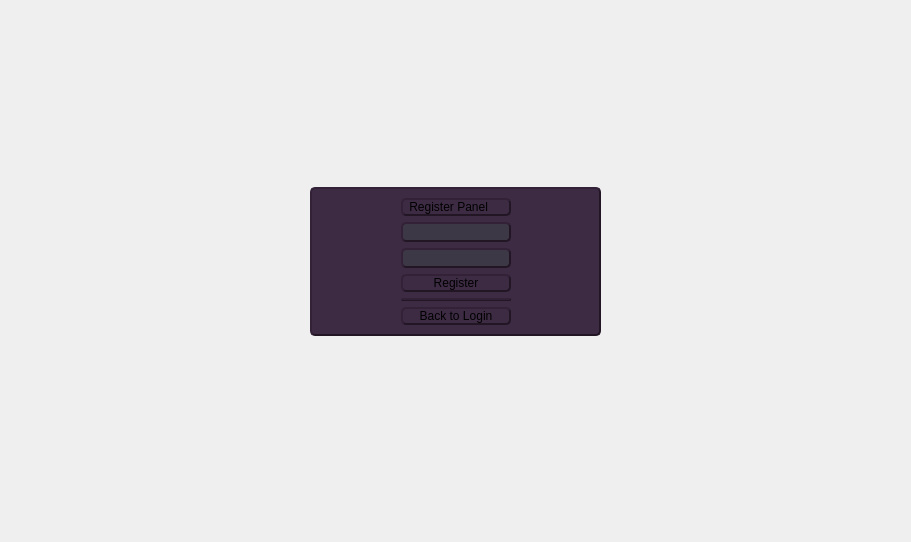
<?xml version="1.0" encoding="UTF-8"?>
<ui version="4.0">
 <class>MainWindow</class>
 <widget class="QMainWindow" name="MainWindow">
  <property name="geometry">
   <rect>
    <x>0</x>
    <y>0</y>
    <width>911</width>
    <height>542</height>
   </rect>
  </property>
  <property name="windowTitle">
   <string>MainWindow</string>
  </property>
  <property name="windowIcon">
   <iconset resource="My_Resources.qrc">
    <normaloff>:/icons/cloud.ico</normaloff>:/icons/cloud.ico</iconset>
  </property>
  <widget class="QWidget" name="centralwidget">
   <property name="sizePolicy">
    <sizepolicy hsizetype="Preferred" vsizetype="Preferred">
     <horstretch>0</horstretch>
     <verstretch>0</verstretch>
    </sizepolicy>
   </property>
   <layout class="QGridLayout" name="gridLayout" columnstretch="0,0,0">
    <property name="sizeConstraint">
     <enum>QLayout::SetMinAndMaxSize</enum>
    </property>
    <item row="2" column="0">
     <spacer name="horizontalSpacer_2">
      <property name="orientation">
       <enum>Qt::Horizontal</enum>
      </property>
      <property name="sizeHint" stdset="0">
       <size>
        <width>40</width>
        <height>20</height>
       </size>
      </property>
     </spacer>
    </item>
    <item row="2" column="1">
     <spacer name="horizontalSpacer_3">
      <property name="orientation">
       <enum>Qt::Horizontal</enum>
      </property>
      <property name="sizeHint" stdset="0">
       <size>
        <width>40</width>
        <height>20</height>
       </size>
      </property>
     </spacer>
    </item>
    <item row="0" column="0" colspan="3">
     <widget class="QStackedWidget" name="stackedWidget">
      <property name="sizePolicy">
       <sizepolicy hsizetype="Preferred" vsizetype="Preferred">
        <horstretch>0</horstretch>
        <verstretch>0</verstretch>
       </sizepolicy>
      </property>
      <property name="currentIndex">
       <number>3</number>
      </property>
      <widget class="QWidget" name="mainPage">
       <layout class="QHBoxLayout" name="horizontalLayout" stretch="0,0,1">
        <item>
         <layout class="QVBoxLayout" name="verticalLayout" stretch="0,0,0,0,0,0">
          <property name="sizeConstraint">
           <enum>QLayout::SetDefaultConstraint</enum>
          </property>
          <item>
           <widget class="QPushButton" name="downloadButton">
            <property name="cursor">
             <cursorShape>OpenHandCursor</cursorShape>
            </property>
            <property name="text">
             <string>Download File</string>
            </property>
           </widget>
          </item>
          <item>
           <widget class="QPushButton" name="deleteButton">
            <property name="cursor">
             <cursorShape>OpenHandCursor</cursorShape>
            </property>
            <property name="text">
             <string>Delete File</string>
            </property>
           </widget>
          </item>
          <item>
           <widget class="QPushButton" name="uploadButton">
            <property name="cursor">
             <cursorShape>OpenHandCursor</cursorShape>
            </property>
            <property name="text">
             <string>Upload File</string>
            </property>
           </widget>
          </item>
          <item>
           <widget class="QPushButton" name="undoButton">
            <property name="cursor">
             <cursorShape>OpenHandCursor</cursorShape>
            </property>
            <property name="text">
             <string>Undo Delete</string>
            </property>
           </widget>
          </item>
          <item>
           <widget class="QPushButton" name="reloadButton">
            <property name="cursor">
             <cursorShape>OpenHandCursor</cursorShape>
            </property>
            <property name="text">
             <string>Reload Storage</string>
            </property>
           </widget>
          </item>
          <item>
           <widget class="QPushButton" name="adminPanelButton">
            <property name="cursor">
             <cursorShape>OpenHandCursor</cursorShape>
            </property>
            <property name="text">
             <string>Admin Panel</string>
            </property>
           </widget>
          </item>
         </layout>
        </item>
        <item>
         <spacer name="horizontalSpacer_4">
          <property name="orientation">
           <enum>Qt::Horizontal</enum>
          </property>
          <property name="sizeHint" stdset="0">
           <size>
            <width>40</width>
            <height>20</height>
           </size>
          </property>
         </spacer>
        </item>
        <item>
         <layout class="QHBoxLayout" name="mainLayout" stretch="2,0,3,3,1">
          <property name="spacing">
           <number>10</number>
          </property>
          <property name="sizeConstraint">
           <enum>QLayout::SetDefaultConstraint</enum>
          </property>
          <item>
           <widget class="QTreeView" name="fileViewer">
            <property name="styleSheet">
             <string notr="true">font-size: 20px;
background-color: rgb(36, 31, 49);
border-radius: 5px;
border-style:outset;
border-width:2px;
border-color:rgb(34, 22, 37);</string>
            </property>
           </widget>
          </item>
          <item>
           <spacer name="horizontalSpacer">
            <property name="orientation">
             <enum>Qt::Horizontal</enum>
            </property>
            <property name="sizeHint" stdset="0">
             <size>
              <width>40</width>
              <height>20</height>
             </size>
            </property>
           </spacer>
          </item>
          <item>
           <widget class="QLabel" name="imagePreview">
            <property name="styleSheet">
             <string notr="true">width:200px;
height:100px;
background-color: rgb(36, 31, 49);
border-radius: 5px;
border-style:outset;
border-width:2px;
border-color:rgb(34, 22, 37);
</string>
            </property>
            <property name="text">
             <string/>
            </property>
           </widget>
          </item>
          <item>
           <widget class="QTextEdit" name="responseDisplay">
            <property name="styleSheet">
             <string notr="true">background-color: rgb(36, 31, 49);
border-radius: 5px;
border-style:outset;
border-width:2px;
border-color:rgb(34, 22, 37);
</string>
            </property>
           </widget>
          </item>
          <item>
           <widget class="QPushButton" name="updateTextFile">
            <property name="styleSheet">
             <string notr="true"/>
            </property>
            <property name="text">
             <string>Update</string>
            </property>
           </widget>
          </item>
         </layout>
        </item>
       </layout>
      </widget>
      <widget class="QWidget" name="loginPage">
       <layout class="QGridLayout" name="gridLayout_2" rowstretch="0,0,0,0,0,0,0,0,0,0,0,0,0,0" columnstretch="0,0,0,0" columnminimumwidth="0,1,1,0">
        <item row="11" column="3">
         <spacer name="horizontalSpacer_6">
          <property name="orientation">
           <enum>Qt::Horizontal</enum>
          </property>
          <property name="sizeHint" stdset="0">
           <size>
            <width>285</width>
            <height>20</height>
           </size>
          </property>
         </spacer>
        </item>
        <item row="11" column="0">
         <spacer name="horizontalSpacer_5">
          <property name="orientation">
           <enum>Qt::Horizontal</enum>
          </property>
          <property name="sizeHint" stdset="0">
           <size>
            <width>285</width>
            <height>20</height>
           </size>
          </property>
         </spacer>
        </item>
        <item row="0" column="2">
         <spacer name="verticalSpacer">
          <property name="orientation">
           <enum>Qt::Vertical</enum>
          </property>
          <property name="sizeHint" stdset="0">
           <size>
            <width>20</width>
            <height>40</height>
           </size>
          </property>
         </spacer>
        </item>
        <item row="12" column="2">
         <spacer name="verticalSpacer_2">
          <property name="orientation">
           <enum>Qt::Vertical</enum>
          </property>
          <property name="sizeHint" stdset="0">
           <size>
            <width>20</width>
            <height>40</height>
           </size>
          </property>
         </spacer>
        </item>
        <item row="11" column="2">
         <widget class="QFrame" name="loginFrame">
          <property name="styleSheet">
           <string notr="true">background-color:rgb(61, 43, 68);
border-radius: 5px;
border-style:outset;
border-width:2px;
border-color:rgb(34, 22, 37);</string>
          </property>
          <property name="frameShape">
           <enum>QFrame::StyledPanel</enum>
          </property>
          <property name="frameShadow">
           <enum>QFrame::Raised</enum>
          </property>
          <layout class="QGridLayout" name="gridLayout_4" columnstretch="0,0,0">
           <item row="5" column="1">
            <widget class="QLineEdit" name="passwordInput">
             <property name="styleSheet">
              <string notr="true">background-color:rgb(61, 56, 70)</string>
             </property>
            </widget>
           </item>
           <item row="8" column="1">
            <widget class="QPushButton" name="registerAccount">
             <property name="cursor">
              <cursorShape>OpenHandCursor</cursorShape>
             </property>
             <property name="text">
              <string>Register</string>
             </property>
            </widget>
           </item>
           <item row="7" column="1">
            <widget class="Line" name="line_3">
             <property name="orientation">
              <enum>Qt::Horizontal</enum>
             </property>
            </widget>
           </item>
           <item row="4" column="1">
            <widget class="QLineEdit" name="usernameInput">
             <property name="styleSheet">
              <string notr="true">background-color:rgb(61, 56, 70)</string>
             </property>
            </widget>
           </item>
           <item row="0" column="1">
            <widget class="QLabel" name="loginLabel">
             <property name="styleSheet">
              <string notr="true">font: 200 11pt &quot;Cascadia Code&quot;;</string>
             </property>
             <property name="text">
              <string>Log In Panel</string>
             </property>
            </widget>
           </item>
           <item row="6" column="1">
            <widget class="QPushButton" name="submitLogin">
             <property name="cursor">
              <cursorShape>OpenHandCursor</cursorShape>
             </property>
             <property name="text">
              <string>Log in</string>
             </property>
            </widget>
           </item>
           <item row="4" column="2">
            <spacer name="horizontalSpacer_9">
             <property name="orientation">
              <enum>Qt::Horizontal</enum>
             </property>
             <property name="sizeHint" stdset="0">
              <size>
               <width>40</width>
               <height>20</height>
              </size>
             </property>
            </spacer>
           </item>
           <item row="4" column="0">
            <spacer name="horizontalSpacer_8">
             <property name="orientation">
              <enum>Qt::Horizontal</enum>
             </property>
             <property name="sizeHint" stdset="0">
              <size>
               <width>40</width>
               <height>20</height>
              </size>
             </property>
            </spacer>
           </item>
          </layout>
         </widget>
        </item>
        <item row="1" column="2">
         <widget class="QFrame" name="frame_2">
          <property name="styleSheet">
           <string notr="true">background-color:rgb(61, 43, 68);
border-radius: 5px;
border-style:outset;
border-width:2px;
border-color:rgb(34, 22, 37);</string>
          </property>
          <property name="frameShape">
           <enum>QFrame::StyledPanel</enum>
          </property>
          <property name="frameShadow">
           <enum>QFrame::Raised</enum>
          </property>
          <layout class="QGridLayout" name="gridLayout_5">
           <item row="2" column="1">
            <widget class="QPushButton" name="validateButton">
             <property name="cursor">
              <cursorShape>OpenHandCursor</cursorShape>
             </property>
             <property name="text">
              <string>Validate Port</string>
             </property>
            </widget>
           </item>
           <item row="0" column="1">
            <widget class="QLabel" name="stateLabel">
             <property name="sizePolicy">
              <sizepolicy hsizetype="Preferred" vsizetype="Fixed">
               <horstretch>0</horstretch>
               <verstretch>0</verstretch>
              </sizepolicy>
             </property>
             <property name="styleSheet">
              <string notr="true">background-color:rgb(36, 31, 49);
border-style:outset;
border-width:2px;
border-color:rgb(34, 22, 37);
color:rgb(165, 29, 45);</string>
             </property>
             <property name="text">
              <string>Disconnected</string>
             </property>
            </widget>
           </item>
           <item row="1" column="1">
            <widget class="QLineEdit" name="portInput">
             <property name="styleSheet">
              <string notr="true">background-color:rgb(61, 56, 70)</string>
             </property>
            </widget>
           </item>
           <item row="1" column="0">
            <spacer name="horizontalSpacer_13">
             <property name="orientation">
              <enum>Qt::Horizontal</enum>
             </property>
             <property name="sizeHint" stdset="0">
              <size>
               <width>40</width>
               <height>20</height>
              </size>
             </property>
            </spacer>
           </item>
           <item row="1" column="2">
            <spacer name="horizontalSpacer_14">
             <property name="orientation">
              <enum>Qt::Horizontal</enum>
             </property>
             <property name="sizeHint" stdset="0">
              <size>
               <width>40</width>
               <height>20</height>
              </size>
             </property>
            </spacer>
           </item>
          </layout>
         </widget>
        </item>
       </layout>
      </widget>
      <widget class="QWidget" name="adminPage">
       <layout class="QHBoxLayout" name="horizontalLayout_2">
        <item>
         <layout class="QGridLayout" name="adminLayout" rowstretch="0" columnstretch="0,0">
          <item row="0" column="1">
           <widget class="QTableWidget" name="userCredentialsTable">
            <column>
             <property name="text">
              <string>ID</string>
             </property>
            </column>
            <column>
             <property name="text">
              <string>Username</string>
             </property>
            </column>
            <column>
             <property name="text">
              <string>Password</string>
             </property>
            </column>
            <column>
             <property name="text">
              <string>Admin Privileges</string>
             </property>
            </column>
           </widget>
          </item>
          <item row="0" column="0">
           <widget class="QPushButton" name="mainPanelButton">
            <property name="text">
             <string>Main Panel</string>
            </property>
           </widget>
          </item>
         </layout>
        </item>
       </layout>
      </widget>
      <widget class="QWidget" name="registerPage">
       <layout class="QGridLayout" name="gridLayout_3">
        <item row="0" column="1">
         <spacer name="verticalSpacer_3">
          <property name="orientation">
           <enum>Qt::Vertical</enum>
          </property>
          <property name="sizeHint" stdset="0">
           <size>
            <width>20</width>
            <height>40</height>
           </size>
          </property>
         </spacer>
        </item>
        <item row="1" column="1">
         <layout class="QGridLayout" name="registerLayout">
          <item row="0" column="0">
           <widget class="QFrame" name="frame">
            <property name="styleSheet">
             <string notr="true">background-color:rgb(61, 43, 68);
border-radius: 5px;
border-style:outset;
border-width:2px;
border-color:rgb(34, 22, 37);</string>
            </property>
            <property name="frameShape">
             <enum>QFrame::StyledPanel</enum>
            </property>
            <property name="frameShadow">
             <enum>QFrame::Raised</enum>
            </property>
            <layout class="QGridLayout" name="gridLayout_6" columnstretch="0,0,0">
             <item row="6" column="1">
              <widget class="QLineEdit" name="regPassword">
               <property name="styleSheet">
                <string notr="true">background-color:rgb(61, 56, 70)</string>
               </property>
              </widget>
             </item>
             <item row="5" column="1">
              <widget class="QLineEdit" name="regUsername">
               <property name="styleSheet">
                <string notr="true">background-color:rgb(61, 56, 70)</string>
               </property>
              </widget>
             </item>
             <item row="0" column="1">
              <widget class="QLabel" name="registerLabel">
               <property name="styleSheet">
                <string notr="true">font: 200 11pt &quot;Cascadia Code&quot;;</string>
               </property>
               <property name="text">
                <string> Register Panel</string>
               </property>
              </widget>
             </item>
             <item row="9" column="1">
              <widget class="QPushButton" name="loginReturn">
               <property name="cursor">
                <cursorShape>OpenHandCursor</cursorShape>
               </property>
               <property name="text">
                <string>Back to Login</string>
               </property>
              </widget>
             </item>
             <item row="7" column="1">
              <widget class="QPushButton" name="registerButton">
               <property name="sizePolicy">
                <sizepolicy hsizetype="Minimum" vsizetype="Fixed">
                 <horstretch>0</horstretch>
                 <verstretch>0</verstretch>
                </sizepolicy>
               </property>
               <property name="cursor">
                <cursorShape>OpenHandCursor</cursorShape>
               </property>
               <property name="text">
                <string>Register</string>
               </property>
              </widget>
             </item>
             <item row="8" column="1">
              <widget class="Line" name="line_4">
               <property name="orientation">
                <enum>Qt::Horizontal</enum>
               </property>
              </widget>
             </item>
             <item row="5" column="2">
              <spacer name="horizontalSpacer_12">
               <property name="orientation">
                <enum>Qt::Horizontal</enum>
               </property>
               <property name="sizeHint" stdset="0">
                <size>
                 <width>40</width>
                 <height>20</height>
                </size>
               </property>
              </spacer>
             </item>
             <item row="5" column="0">
              <spacer name="horizontalSpacer_11">
               <property name="orientation">
                <enum>Qt::Horizontal</enum>
               </property>
               <property name="sizeHint" stdset="0">
                <size>
                 <width>40</width>
                 <height>20</height>
                </size>
               </property>
              </spacer>
             </item>
            </layout>
           </widget>
          </item>
         </layout>
        </item>
        <item row="1" column="2">
         <spacer name="horizontalSpacer_10">
          <property name="orientation">
           <enum>Qt::Horizontal</enum>
          </property>
          <property name="sizeHint" stdset="0">
           <size>
            <width>40</width>
            <height>20</height>
           </size>
          </property>
         </spacer>
        </item>
        <item row="1" column="0">
         <spacer name="horizontalSpacer_7">
          <property name="orientation">
           <enum>Qt::Horizontal</enum>
          </property>
          <property name="sizeHint" stdset="0">
           <size>
            <width>40</width>
            <height>20</height>
           </size>
          </property>
         </spacer>
        </item>
        <item row="2" column="1">
         <spacer name="verticalSpacer_4">
          <property name="orientation">
           <enum>Qt::Vertical</enum>
          </property>
          <property name="sizeHint" stdset="0">
           <size>
            <width>20</width>
            <height>40</height>
           </size>
          </property>
         </spacer>
        </item>
       </layout>
      </widget>
     </widget>
    </item>
   </layout>
  </widget>
  <widget class="QMenuBar" name="menubar">
   <property name="geometry">
    <rect>
     <x>0</x>
     <y>0</y>
     <width>911</width>
     <height>23</height>
    </rect>
   </property>
  </widget>
 </widget>
 <resources>
  <include location="My_Resources.qrc"/>
 </resources>
 <connections/>
</ui>
